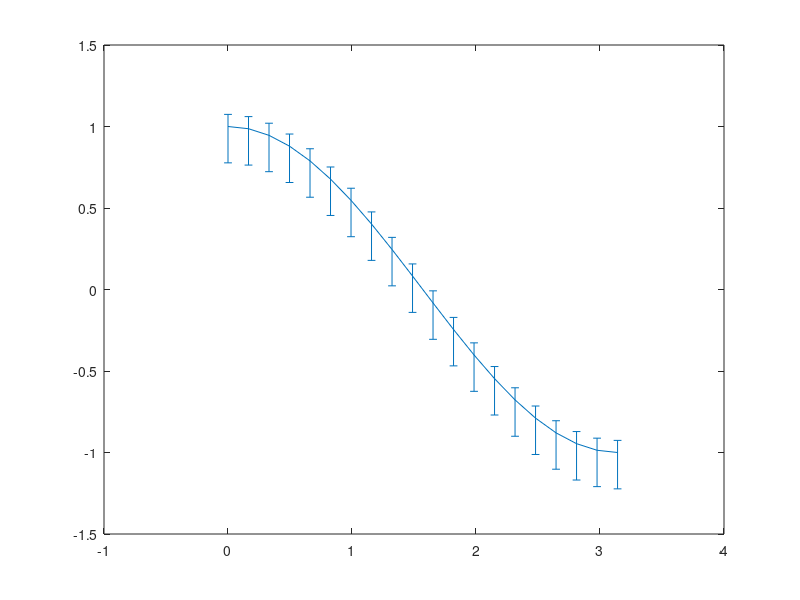

Write MATLAB code to recreate this figure.
echo on
% cap5_errorbar_exemplo( )
x=linspace(0,pi,20);
y=cos(x);
ei=std(y)*0.3*ones(1,20);
es=std(y)*0.1*ones(1,20);
errorbar(x,y,ei,es)
